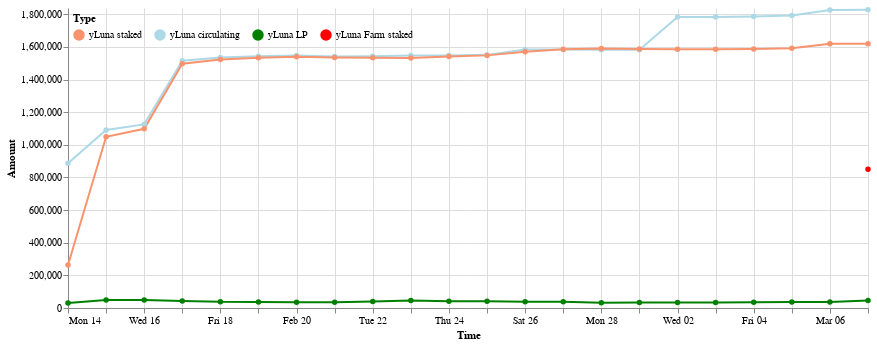

Here is the notebook cell this chart was saved with:
### Code cell
cp.get_line_chart(all_deltas, 
               domain = ['yLuna staked','yLuna circulating','yLuna LP','yLuna Farm staked'],
               range_ = ['#f8936d','lightblue','green', 'red'],
               min_date = all_deltas.Time.min(),
               max_date = all_deltas.Time.max(),
               top_padding = 10000
        )

### Figure 1 — Vega-Lite specification as saved in the notebook (floating-point values rounded to 4 significant figures)
{"config": {"view": {"continuousWidth": 400, "continuousHeight": 300, "strokeOpacity": 0}}, "data": {"name": "data-b86a8081326654ed0687c582f4332124"}, "mark": {"type": "line", "point": true}, "encoding": {"color": {"field": "Type", "legend": {"direction": "horizontal", "legendY": 0, "orient": "none", "padding": 5}, "scale": {"domain": ["yLuna staked", "yLuna circulating", "yLuna LP", "yLuna Farm staked"], "range": ["#f8936d", "lightblue", "green", "red"]}, "sort": ["yLuna staked", "yLuna circulating", "yLuna LP", "yLuna Farm staked"], "type": "nominal"}, "tooltip": [{"field": "Time", "format": "%Y-%m-%d %H:%M", "type": "temporal"}, {"field": "Amount", "type": "quantitative"}], "x": {"field": "Time", "scale": {"domain": ["2022-02-14", "2022-03-07"]}, "type": "temporal"}, "y": {"field": "Amount", "scale": {"domain": [0, 1838000.0]}, "type": "quantitative"}}, "width": 800, "$schema": "https://vega.github.io/schema/vega-lite/v4.17.0.json", "datasets": {"data-b86a8081326654ed0687c582f4332124": [{"Time": "2022-02-14", "Amount signed": 886900.0, "Amount": 886900.0, "Type": "yLuna circulating"}, {"Time": "2022-02-15", "Amount signed": 203500.0, "Amount": 1090000.0, "Type": "yLuna circulating"}, {"Time": "2022-02-16", "Amount signed": 34800.0, "Amount": 1125000.0, "Type": "yLuna circulating"}, {"Time": "2022-02-17", "Amount signed": 390200.0, "Amount": 1515000.0, "Type": "yLuna circulating"}, {"Time": "2022-02-18", "Amount signed": 18930.0, "Amount": 1534000.0, "Type": "yLuna circulating"}, {"Time": "2022-02-19", "Amount signed": 8557.0, "Amount": 1543000.0, "Type": "yLuna circulating"}, {"Time": "2022-02-20", "Amount signed": 4740.0, "Amount": 1548000.0, "Type": "yLuna circulating"}, {"Time": "2022-02-21", "Amount signed": -6418.0, "Amount": 1541000.0, "Type": "yLuna circulating"}, {"Time": "2022-02-22", "Amount signed": 1663.0, "Amount": 1543000.0, "Type": "yLuna circulating"}, {"Time": "2022-02-23", "Amount signed": 4500.0, "Amount": 1547000.0, "Type": "yLuna circulating"}, {"Time": "2022-02-24", "Amount signed": -342.0, "Amount": 1547000.0, "Type": "yLuna circulating"}, {"Time": "2022-02-25", "Amount signed": 4035.0, "Amount": 1551000.0, "Type": "yLuna circulating"}, {"Time": "2022-02-26", "Amount signed": 32360.0, "Amount": 1583000.0, "Type": "yLuna circulating"}, {"Time": "2022-02-27", "Amount signed": 478.2, "Amount": 1584000.0, "Type": "yLuna circulating"}, {"Time": "2022-02-28", "Amount signed": -1118.0, "Amount": 1583000.0, "Type": "yLuna circulating"}, {"Time": "2022-03-01", "Amount signed": -789.2, "Amount": 1582000.0, "Type": "yLuna circulating"}, {"Time": "2022-03-02", "Amount signed": 200900.0, "Amount": 1783000.0, "Type": "yLuna circulating"}, {"Time": "2022-03-03", "Amount signed": 597.3, "Amount": 1784000.0, "Type": "yLuna circulating"}, {"Time": "2022-03-04", "Amount signed": 2053.0, "Amount": 1786000.0, "Type": "yLuna circulating"}, {"Time": "2022-03-05", "Amount signed": 7005.0, "Amount": 1793000.0, "Type": "yLuna circulating"}, {"Time": "2022-03-06", "Amount signed": 33240.0, "Amount": 1826000.0, "Type": "yLuna circulating"}, {"Time": "2022-03-07", "Amount signed": 2475.0, "Amount": 1828000.0, "Type": "yLuna circulating"}, {"Time": "2022-02-14", "Amount signed": 264000.0, "Amount": 264000.0, "Type": "yLuna staked"}, {"Time": "2022-02-15", "Amount signed": 785400.0, "Amount": 1049000.0, "Type": "yLuna staked"}, {"Time": "2022-02-16", "Amount signed": 48820.0, "Amount": 1098000.0, "Type": "yLuna staked"}, {"Time": "2022-02-17", "Amount signed": 398600.0, "Amount": 1497000.0, "Type": "yLuna staked"}, {"Time": "2022-02-18", "Amount signed": 26480.0, "Amount": 1523000.0, "Type": "yLuna staked"}, {"Time": "2022-02-19", "Amount signed": 9947.0, "Amount": 1533000.0, "Type": "yLuna staked"}, {"Time": "2022-02-20", "Amount signed": 6690.0, "Amount": 1540000.0, "Type": "yLuna staked"}, {"Time": "2022-02-21", "Amount signed": -5372.0, "Amount": 1534000.0, "Type": "yLuna staked"}, {"Time": "2022-02-22", "Amount signed": -340.6, "Amount": 1534000.0, "Type": "yLuna staked"}, {"Time": "2022-02-23", "Amount signed": -1892.0, "Amount": 1532000.0, "Type": "yLuna staked"}, {"Time": "2022-02-24", "Amount signed": 9216.0, "Amount": 1541000.0, "Type": "yLuna staked"}, {"Time": "2022-02-25", "Amount signed": 6565.0, "Amount": 1548000.0, "Type": "yLuna staked"}, {"Time": "2022-02-26", "Amount signed": 21590.0, "Amount": 1570000.0, "Type": "yLuna staked"}, {"Time": "2022-02-27", "Amount signed": 15350.0, "Amount": 1585000.0, "Type": "yLuna staked"}, {"Time": "2022-02-28", "Amount signed": 5056.0, "Amount": 1590000.0, "Type": "yLuna staked"}, {"Time": "2022-03-01", "Amount signed": -3479.0, "Amount": 1587000.0, "Type": "yLuna staked"}, {"Time": "2022-03-02", "Amount signed": -801.9, "Amount": 1586000.0, "Type": "yLuna staked"}, {"Time": "2022-03-03", "Amount signed": -37.23, "Amount": 1586000.0, "Type": "yLuna staked"}, {"Time": "2022-03-04", "Amount signed": 980.6, "Amount": 1587000.0, "Type": "yLuna staked"}, {"Time": "2022-03-05", "Amount signed": 5166.0, "Amount": 1592000.0, "Type": "yLuna staked"}, {"Time": "2022-03-06", "Amount signed": 27690.0, "Amount": 1620000.0, "Type": "yLuna staked"}, {"Time": "2022-03-07", "Amount signed": -3.671, "Amount": 1620000.0, "Type": "yLuna staked"}, {"Time": "2022-02-14", "Amount signed": 30300.0, "Amount": 30300.0, "Type": "yLuna LP"}, {"Time": "2022-02-15", "Amount signed": 19100.0, "Amount": 49390.0, "Type": "yLuna LP"}, {"Time": "2022-02-16", "Amount signed": -243.6, "Amount": 49150.0, "Type": "yLuna LP"}, {"Time": "2022-02-17", "Amount signed": -5671.0, "Amount": 43480.0, "Type": "yLuna LP"}, {"Time": "2022-02-18", "Amount signed": -5750.0, "Amount": 37730.0, "Type": "yLuna LP"}, {"Time": "2022-02-19", "Amount signed": -347.8, "Amount": 37380.0, "Type": "yLuna LP"}, {"Time": "2022-02-20", "Amount signed": -1535.0, "Amount": 35850.0, "Type": "yLuna LP"}, {"Time": "2022-02-21", "Amount signed": -344.5, "Amount": 35500.0, "Type": "yLuna LP"}, {"Time": "2022-02-22", "Amount signed": 4222.0, "Amount": 39720.0, "Type": "yLuna LP"}, {"Time": "2022-02-23", "Amount signed": 6382.0, "Amount": 46110.0, "Type": "yLuna LP"}, {"Time": "2022-02-24", "Amount signed": -5143.0, "Amount": 40960.0, "Type": "yLuna LP"}, {"Time": "2022-02-25", "Amount signed": -184.6, "Amount": 40780.0, "Type": "yLuna LP"}, {"Time": "2022-02-26", "Amount signed": -2249.0, "Amount": 38530.0, "Type": "yLuna LP"}, {"Time": "2022-02-27", "Amount signed": -926.3, "Amount": 37600.0, "Type": "yLuna LP"}, {"Time": "2022-02-28", "Amount signed": -5767.0, "Amount": 31840.0, "Type": "yLuna LP"}, {"Time": "2022-03-01", "Amount signed": 1373.0, "Amount": 33210.0, "Type": "yLuna LP"}, {"Time": "2022-03-02", "Amount signed": 365.4, "Amount": 33570.0, "Type": "yLuna LP"}, {"Time": "2022-03-03", "Amount signed": 320.0, "Amount": 33890.0, "Type": "yLuna LP"}, {"Time": "2022-03-04", "Amount signed": 1117.0, "Amount": 35010.0, "Type": "yLuna LP"}, {"Time": "2022-03-05", "Amount signed": 1234.0, "Amount": 36250.0, "Type": "yLuna LP"}, {"Time": "2022-03-06", "Amount signed": 129.6, "Amount": 36380.0, "Type": "yLuna LP"}, {"Time": "2022-03-07", "Amount signed": 9117.0, "Amount": 45490.0, "Type": "yLuna LP"}, {"Time": "2022-03-07", "Amount signed": 849600.0, "Amount": 849600.0, "Type": "yLuna Farm staked"}]}}
